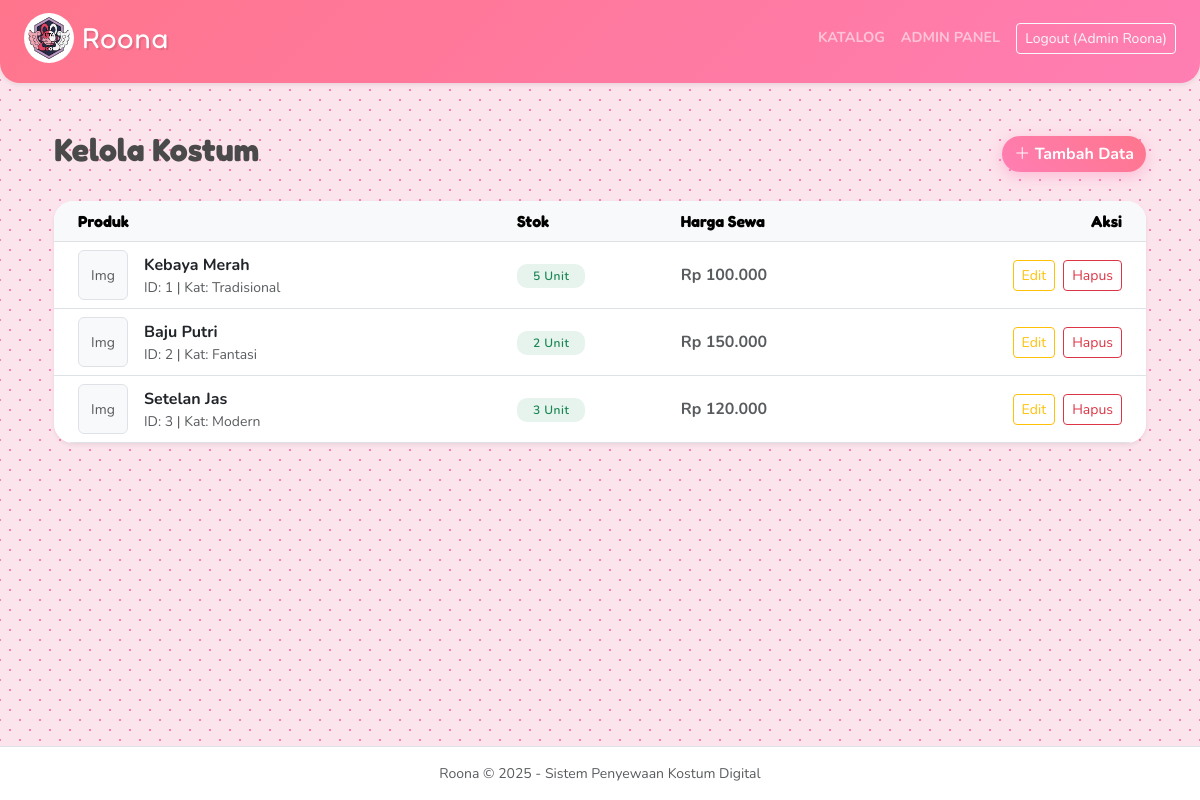
Screenshot of /index.php?action=admin_kostum (signed in) with the database file from the repository.
### tables this page shows
CREATE TABLE kostum (
  id INT AUTO_INCREMENT PRIMARY KEY,
  nama VARCHAR(150) NOT NULL,
  kategori_id INT,
  ukuran VARCHAR(50),
  stok INT DEFAULT 0,
  harga_sewa DECIMAL(12,2) NOT NULL,
  deskripsi TEXT,
  created_at TIMESTAMP DEFAULT CURRENT_TIMESTAMP,
  gambar VARCHAR(255) DEFAULT NULL,
  FOREIGN KEY (kategori_id) REFERENCES kategori_kostum(id) ON DELETE SET NULL
);

CREATE TABLE kategori_kostum (
  id INT AUTO_INCREMENT PRIMARY KEY,
  nama VARCHAR(100) NOT NULL
);

### app/controllers/AdminController.php (called while the page is built, shortened)
<?php
require_once __DIR__ . '/../models/Kostum.php';
class AdminController {
    private $kostum;
    public function __construct($pdo){
        $this->kostum = new Kostum($pdo);
    }
    public function listKostum(){
        $items = $this->kostum->all();
        include __DIR__ . '/../views/admin/kostum_list.php';
    }
}

### app/models/Kostum.php (called while the page is built, shortened)
<?php
class Kostum {
    private $pdo;
    public function __construct($pdo){ $this->pdo = $pdo; }
    public function all(){
        $stmt = $this->pdo->query("SELECT k.*, c.nama as kategori FROM kostum k LEFT JOIN kategori_kostum c ON k.kategori_id=c.id ORDER BY k.created_at DESC");
        return $stmt->fetchAll();
    }
}

### app/views/admin/kostum_list.php (the view)
<?php include __DIR__ . '/../partials/header.php'; ?>
<div class="container py-4">
    <div class="d-flex justify-content-between align-items-center mb-4">
        <h2 class="fw-bold">Kelola Kostum</h2>
        <a href="index.php?action=admin_kostum_form" class="btn btn-primary">
            <i class="bi bi-plus-lg"></i> Tambah Data
        </a>
    </div>
    <div class="card border-0 shadow-sm">
        <div class="card-body p-0">
            <div class="table-responsive">
                <table class="table table-hover align-middle mb-0">
                    <thead class="table-light">
                        <tr>
                            <th class="ps-4">Produk</th>
                            <th>Stok</th>
                            <th>Harga Sewa</th>
                            <th class="text-end pe-4">Aksi</th>
                        </tr>
                    </thead>
                    <tbody>
                    <?php foreach($items as $it): ?>
                        <tr>
                            <td class="ps-4">
                                <div class="d-flex align-items-center">
                                    <div style="width: 50px; height: 50px; flex-shrink: 0; overflow: hidden;" class="rounded bg-light me-3 border">
                                        <?php if(!empty($it['gambar']) && file_exists('assets/images/'.$it['gambar'])): ?>
                                            <img src="assets/images/<?=$it['gambar']?>" style="width:100%; height:100%; object-fit:cover;">
                                        <?php else: ?>
                                            <div class="d-flex align-items-center justify-content-center h-100 text-muted small">Img</div>
                                        <?php endif; ?>
                                    </div>
                                    <div>
                                        <div class="fw-bold text-dark"><?=htmlspecialchars($it['nama'])?></div>
                                        <div class="small text-muted">ID: <?=$it['id']?> | Kat: <?=htmlspecialchars($it['kategori'] ?? '-')?></div>
                                    </div>
                                </div>
                            </td>
                            <td>
                                <?php if($it['stok'] > 0): ?>
                                    <span class="badge bg-success bg-opacity-10 text-success px-3"><?=htmlspecialchars($it['stok'])?> Unit</span>
                                <?php else: ?>
                                    <span class="badge bg-danger bg-opacity-10 text-danger px-3">Habis</span>
                                <?php endif; ?>
                            </td>
                            <td class="fw-bold text-muted">
                                Rp <?=number_format($it['harga_sewa'],0,',','.')?>
                            </td>
                            <td class="text-end pe-4">
                                <a href="index.php?action=admin_kostum_form&id=<?=$it['id']?>" class="btn btn-sm btn-outline-warning me-1">Edit</a>
                                <a href="index.php?action=admin_kostum_delete&id=<?=$it['id']?>"
                                   class="btn btn-sm btn-outline-danger"
                                   onclick="return confirm('Yakin ingin menghapus kostum ini?')">Hapus</a>
                            </td>
                        </tr>
                    <?php endforeach; ?>
                    </tbody>
                </table>
            </div>
        </div>
    </div>
</div>
<?php include __DIR__ . '/../partials/footer.php'; ?>

### public/assets/style.css (style rules this page uses)
:root { --anime-bg: #2b2d42; --anime-primary: #ff7eb3; --anime-secondary: #7afcff; --anime-card-bg: rgba(255, 255, 255, 0.9); --anime-text: #2d3436; --font-header: 'Fredoka', sans-serif; --font-body: 'Nunito', sans-serif; }
body.anime-theme { background-color: #fce4ec; background-image: radial-gradient(#ff7eb3 1px, transparent 1px), radial-gradient(#ff7eb3 1px, transparent 1px); background-size: 20px 20px; background-position: 0 0, 10px 10px; font-family: var(--font-body); color: var(--anime-text); }
.card { border: none; border-radius: 20px; background: var(--anime-card-bg); backdrop-filter: blur(10px); box-shadow: 0 10px 25px rgba(255, 126, 179, 0.15); transition: transform 0.3s ease, box-shadow 0.3s ease; overflow: hidden; }
h1, h2, h3, h4, h5 { font-family: var(--font-header); color: #4a4a4a; }
.btn-primary { background: linear-gradient(45deg, #ff7eb3, #ff758c); border: none; border-radius: 50px; font-weight: 700; box-shadow: 0 4px 15px rgba(255, 126, 179, 0.4); transition: all 0.3s; }
.table { background: white; border-radius: 15px; overflow: hidden; }
.table thead { background: #fff0f5; color: #d63384; font-family: var(--font-header); }
.badge { border-radius: 10px; padding: 6px 12px; font-weight: 600; letter-spacing: 0.5px; }

### rows the page displays
kostum: shows "Img", nama "Kebaya Merah", id "1", kategori.nama "Tradisional", stok "5", harga_sewa "100.000"
kostum: shows "Img", nama "Baju Putri", id "2", kategori.nama "Fantasi", stok "2", harga_sewa "150.000"
kostum: shows "Img", nama "Setelan Jas", id "3", kategori.nama "Modern", stok "3", harga_sewa "120.000"

### other values shown
$_SESSION['user']['nama'] "Admin Roona"
